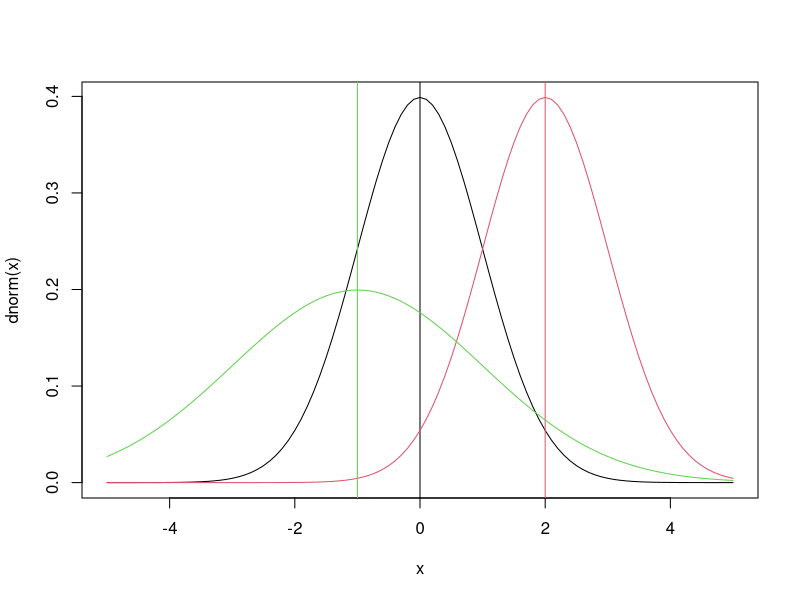
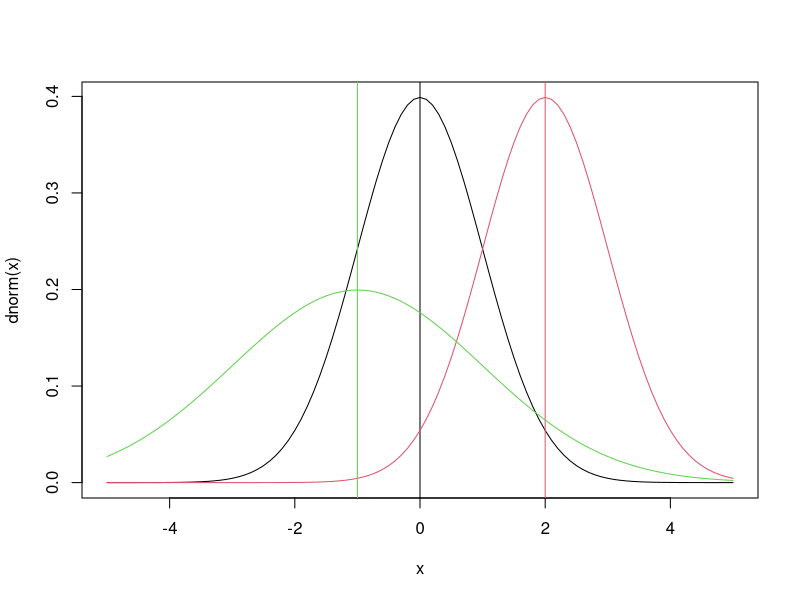
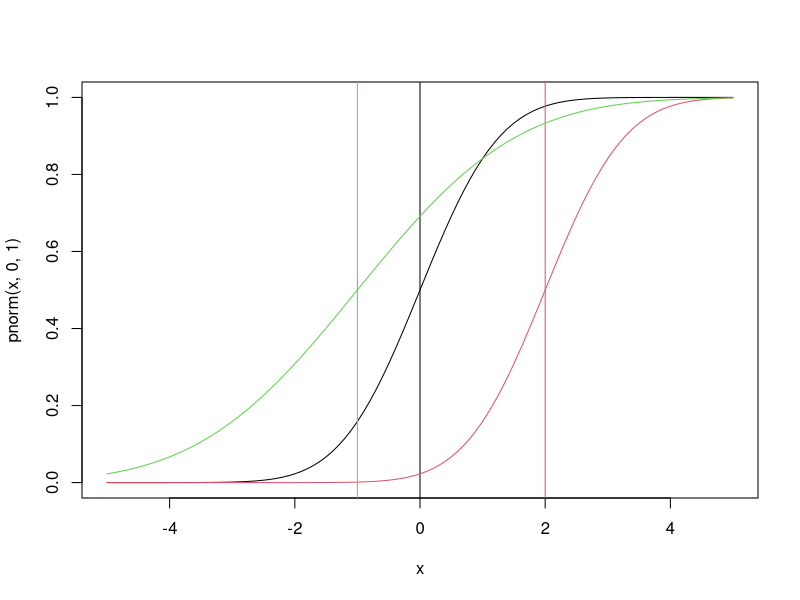
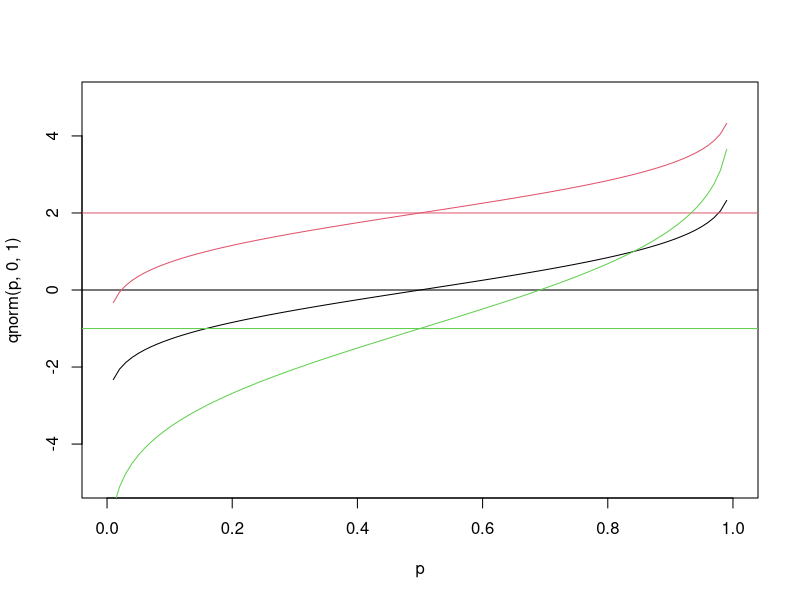
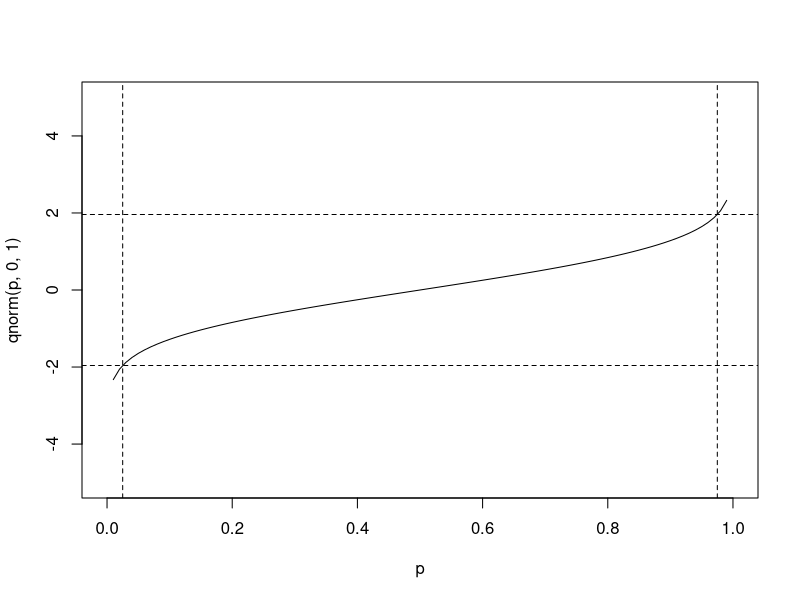
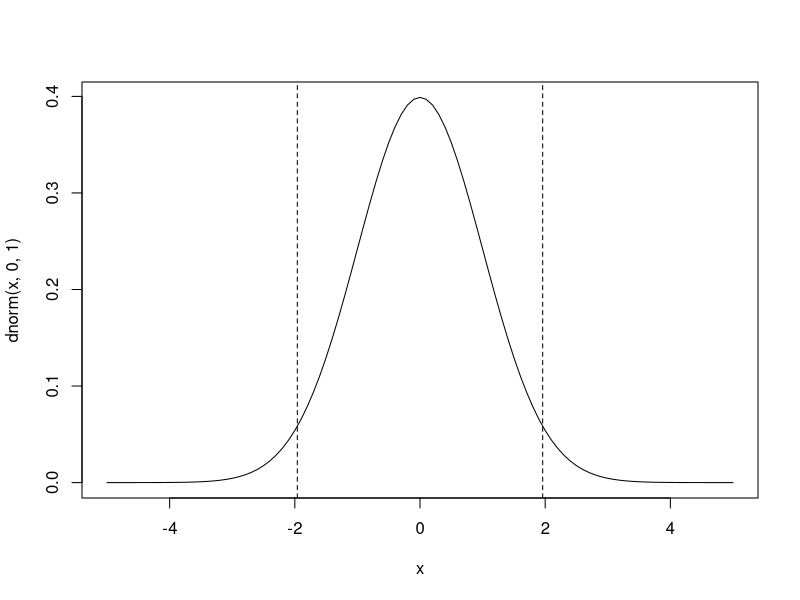
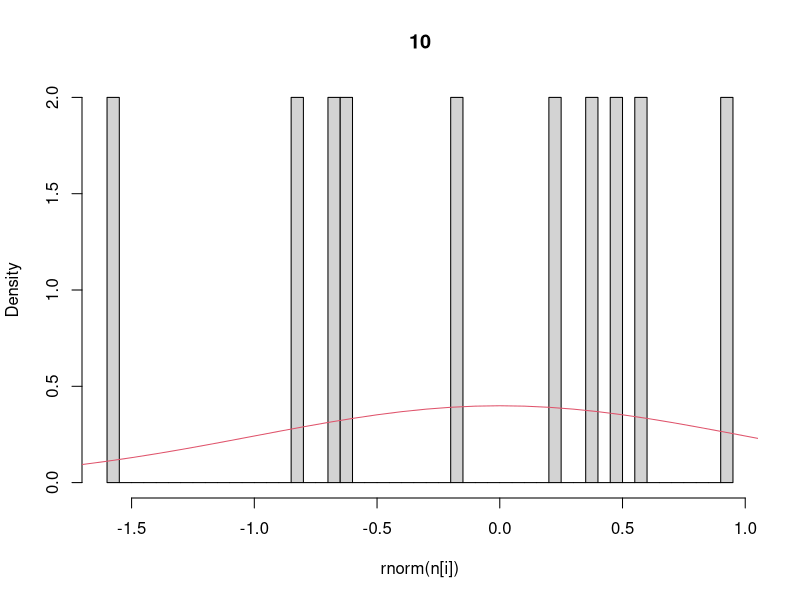
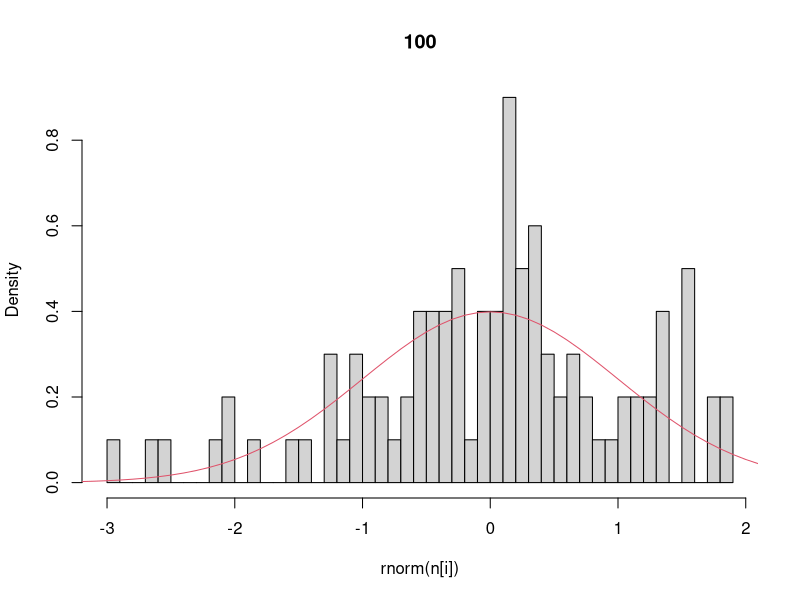

Source code (R) for these figures, in order:
## ---- chunk 1
x = seq(-5,5,by=0.1)
plot(x,dnorm(x),type='l')  		## that’s a lowercase “L” for “line”
abline(v=0)					          ## add a line to indicate the mean (“v” is for “vertical”)
lines(x,dnorm(x,2),col=2)			## try changing the mean (“col” sets the color)
abline(v=2,col=2)
lines(x,dnorm(x,-1,2),col=3)	## try changing the mean and standard dev
abline(v=-1,col=3)
## ---- chunk 2
curve(dnorm,-5,5)
abline(v=0)
curve(dnorm(x,2),-5,5,add=TRUE,col=2)
abline(v=2,col=2)
curve(dnorm(x,-1,2),-5,5,add=TRUE,col=3)	## try changing the mean and standard dev
abline(v=-1,col=3)
## ---- chunk 3
dnorm(0.5,0,1)
dnorm(0.5,2,1)
dnorm(0.5,-1,2)
## ---- chunk 4
plot(x,pnorm(x,0,1),type='l')
abline(v=0)
lines(x,pnorm(x,2,1),col=2)
abline(v=2,col=2)
lines(x,pnorm(x,-1,2),col=3)
abline(v=-1,col=3)
## ---- chunk 5
pnorm(0.5,0,1)
pnorm(0.5,2,1)
pnorm(0.5,-1,2)
## ---- chunk 6
p = seq(0,1,by=0.01)
plot(p,qnorm(p,0,1),type='l',ylim=range(x))    # ylim sets the y-axis range
# range returns the min/max as a 2-element vector
abline(h=0)						# “h” for “horizontal”
lines(p,qnorm(p,2,1),col=2)
abline(h=2,col=2)
lines(p,qnorm(p,-1,2),col=3)
abline(h=-1,col=3)
## ---- chunk 7
qnorm(c(0.025,0.975),0,1)		# what width CI is specified by these values?
plot(p,qnorm(p,0,1),type='l',ylim=range(x))
abline(v=c(0.025,0.975),lty=2)	# add vertical lines at the CI
abline(h=qnorm(c(0.025,0.975)),lty=2)	#add horizontal lines at the threshold vals
plot(x,dnorm(x,0,1),type='l')		# plot the corresponding pdf
abline(v=qnorm(c(0.025,0.975)),lty=2)
## ---- chunk 8
n = c(10,100,1000,10000)	# sequence of sample sizes
for(i in 1:4){			# loop over these sample sizes
  hist(rnorm(n[i]),main=n[i],probability=TRUE,breaks=40)  
				#here breaks defines number of bins in the histogram
  lines(x,dnorm(x),col=2)
}
## ---- chunk 9
y = rnorm(10)  	## Sample size = 10
y
mean(y)
sd(y)			## standard deviation
sd(y)/sqrt(10) 		## standard error
y = rnorm(10000) 	## Sample size = 10000
mean(y)
sd(y)			## standard deviation
sd(y)/sqrt(10000) 	## standard error
## ---- chunk 10
plot(x,dunif(x),type='l')
lines(x,dunif(x,0,4),col=2)
lines(x,dunif(x,-3,-0.5),col=3)
lines(x,dunif(x,-6,-0.5),col=4)


plot(x,punif(x),type='l')
lines(x,punif(x,0,4),col=2)
lines(x,punif(x,-3,-0.5),col=3)
lines(x,punif(x,-6,-0.5),col=4)


plot(p,qunif(p),type='l',ylim=range(x))
lines(p,qunif(p,0,4),col=2)
lines(p,qunif(p,-3,-0.5),col=3)

hist(runif(500,-3,3),breaks=30,xlim=range(x),probability=TRUE)
lines(x,dunif(x,-3,3),col=2)
## ---- chunk 11
plot(p,dunif(p),type='l')
lines(p,dunif(p,0,4),col=2)
lines(p,dunif(p,-3,-0.5),col=3)

plot(p,punif(p),type='l')
lines(p,punif(p,0,4),col=2)
lines(p,punif(p,-3,-0.5),col=3)
## ---- chunk 12
plot(p,dbeta(p,5,5),type='l')
lines(p,dbeta(p,1,1),col=2)
lines(p,dbeta(p,0.2,0.2),col=3)

## vary beta
plot(p,dbeta(p,6,6),type='l',ylim=c(0,5))
lines(p,dbeta(p,6,4),col=2)
lines(p,dbeta(p,6,2),col=3)
lines(p,dbeta(p,6,1.25),col=4)
lines(p,dbeta(p,6,1),col=5)
lines(p,dbeta(p,6,0.25),col=6)
legend("topleft",legend=c(6,4,2,1.25,1,0.5),lty=1,col=1:6)

plot(p,pbeta(p,5,5),type='l')
lines(p,pbeta(p,1,1),col=2)
lines(p,pbeta(p,0.2,0.2),col=3)

hist(rbeta(500,3,3),breaks=30,xlim=range(p),probability=TRUE)
lines(p,dbeta(p,3,3),col=2)
lines(p,dbeta(p,3,3),col=2)
## ---- chunk 13
# mean(6,6) = 6/(6 + 6) = 0.5
# mean(6,4) = 0.6
# mean(6,2) = 0.75
# mean(6,1.25) = 24/29
# mean(6,1) = 6/7
# mean(6,0.25) = 0.96

median(dbeta(p,6,6))
median(dbeta(p,6,4))
median(dbeta(p,6,2))
median(dbeta(p,6,1.25))
median(dbeta(p,6,1))
median(dbeta(p,6,0.25))

## ---- chunk 14
## changing the mean
x <- 10^seq(-2,2,by=0.01)
plot(x,dlnorm(x,0),type='l',xlim=c(0,15),main="Changing the Mean")
lines(x,dlnorm(x,1),col=2)
lines(x,dlnorm(x,2),col=3)
legend("topright",legend=0:2,lty=1,col=1:3)

## on a log scale
plot(x,dlnorm(x,0),type='l',log='x',main="Log Scale")
lines(x,dlnorm(x,1),col=2)
lines(x,dlnorm(x,2),col=3)
abline(v=exp(0),col=1)
abline(v=exp(1),col=2)
abline(v=exp(2),col=3)
legend("topright",legend=0:2,lty=1,col=1:3)

## changing the variance
plot(x,dlnorm(x,2,.125),type='l',xlim=c(0,20),ylim=c(0,0.6),main="Changing the Variance")
lines(x,dlnorm(x,2,0.25),col=2)
lines(x,dlnorm(x,2,0.5),col=3)
lines(x,dlnorm(x,2,1),col=4)
lines(x,dlnorm(x,2,2),col=5)
lines(x,dlnorm(x,2,4),col=6)
abline(v=exp(2),col=1)
legend("topright",legend=c(0.125,0.25,0.5,1,2,4),lty=1,col=1:6)

## random sample
hist(rlnorm(250,2,1),breaks=30,probability=TRUE)
lines(x,dlnorm(x,2,1),col=4)
## ---- chunk 15
# dlnorm(x,0)
# arithmetic mean
0
# geometric mean
exp(0 + 1/2)

# dlnorm(x,1)
# arithmetic mean
# geometric mean
exp(1 + 1/2)

# dlnorm(x,2)
# arithmetic mean
2
# geometric mean
exp(2 + 1/2)
## ---- chunk 16
## changing the mean
x <- seq(0,10,by=0.01)
plot(x,dexp(x,0.125),type='l',ylim=c(0,1))
lines(x,dexp(x,0.25),col=2)
lines(x,dexp(x,0.5),col=3)
lines(x,dexp(x,1),col=4)
lines(x,dexp(x,2),col=5)
lines(x,dexp(x,4),col=6)
legend("topright",legend=c(0.125,0.25,0.5,1,2,4),lty=1,col=1:6)

## random sample
hist(rexp(250,2),breaks=30,probability=TRUE)
lines(x,dexp(x,2),col=4)

## laplace vs Gaussian
plot(x,dexp(abs(x-5),1)/2,type='l')
lines(x,dnorm(x,5),col=2)

plot(x,dexp(abs(x-5),1)/2,type='l',log='y')   ## same plot as last but on a log scale
lines(x,dnorm(x,5),col=2)
## ---- chunk 17
x <- seq(0,10,by=0.01)

## change rate
plot(x,dgamma(x,3,3),type='l' ,ylim=c(0,1.6))
lines(x,dgamma(x,3,1),col=2)
lines(x,dgamma(x,3,6),col=3)
lines(x,dgamma(x,3,1/3),col=4)
legend("topright",legend=c(3,1,6,0.33),lty=1,col=1:4)

## change shape
plot(x,dgamma(x,3,3),type='l')
lines(x,dgamma(x,1,3),col=2)
lines(x,dgamma(x,6,3),col=3)
lines(x,dgamma(x,18,3),col=4)
legend("topright",legend=c(3,1,6,18),lty=1,col=1:4)

## change variance
a <- c(20,15,10,5,2.5,1.25)
r <- c(4,3,2,1,0.5,0.25)
plot(x,dgamma(x,20,4),type='l')
for(i in 1:6){
  lines(x,dgamma(x,a[i],r[i]),col=i)}
var = a/r^2
mean =  a/r
legend("topright",legend=format(var,digits=3),lty=1,col=1:6)
var
mean

## change mean
var = 4
mean = c(1,2,3,4,5)
rate = mean/var
shape = mean^2/var
plot(x,dgamma(x,shape[2],rate[2]),type='l',col=2)
for(i in 1:5){
  lines(x,dgamma(x,shape[i],rate[i]),col=i)
}
legend("topright",legend=1:5,lty=1,col=1:5)
rate
shape
## ---- chunk 18
x <- 0:11

## vary size of sample (number of draws)
size = c(1,5,10)
plot(x,dbinom(x,size[1],0.5),type='s')
for(i in 2:3){
  lines(x,dbinom(x,size[i],0.5),type='s',col=i)
}
legend("topright",legend=size,lty=1,col=1:3)

## vary probability
n = 10
p = c(0.1,0.25,0.5)
plot(x,dbinom(x,n,p[1]),type='s')
for(i in 2:3){
  lines(x,dbinom(x,n,p[i]),col=i,type='s')
}
abline(v = n*p,col=1:3,lty=2)
legend("topright",legend=p,lty=1,col=1:3)

## CDF
plot(x,pbinom(x,n,p[1]),type='s',ylim=c(0,1))
for(i in 2:3){
  lines(x,pbinom(x,n,p[i]),col=i,type='s')
}
legend("bottomright",legend=p,lty=1,col=1:3)

## Random samples
hist(rbinom(100,10,0.5)+0.0001,   ## small amount added because
     probability=TRUE,		 ## of way R calculates breaks 
     breaks=0:11,main="Random Binomial") 
lines(x,dbinom(x,10,0.5),type='s',col=2)	#Analytical solution
legend("topright",legend=c("sample","pmf"),lty=1,col=1:2)
## ---- chunk 19
x <- 0:12
plot(x,dpois(x,1),type='s')
lines(x,dpois(x,2),type='s',col=2)
lines(x,dpois(x,5),type='s',col=3)
lines(x+0.5,dnorm(x,6,sqrt(10)),col=2)
legend("topright",legend=c(1,2,5),lty=1,col=1:3)

x <- 20:80
plot(x,dpois(x,50),type='s',ylim=c(0,0.08))  	#Poisson with mean 50 (variance = 50)
lines(x+0.5,dnorm(x,50,sqrt(50)),col=2)		#Normal with mean and variance of 50
lines(x,dbinom(x,100,0.5),col=3,type='s')		#Binomial with mean 50 (variance = 25)
legend("topright",legend=c("pois","norm","binom"),col=1:3,lty=1)

plot(x,dbinom(x,100,0.5),type='s',col=3)		#Binomial with mean 50 (variance = 25)
lines(x+0.5,dnorm(x,50,sqrt(25)),col=2)		#Normal with mean 50 and variance of 25
lines(x,dpois(x,50),col=1,type='s')			#Poisson with mean 50 (variance = 50)
legend("topright",legend=c("pois","norm","binom"),col=1:3,lty=1)
## ---- chunk 20
x <- 0:20
## negative binomial
mean(dnbinom(x,1,0.5))
## vary size
plot(x,dnbinom(x,1,0.5),type="s",main="vary size")
lines(x,dnbinom(x,2,0.5),type="s",col=2)
lines(x,dnbinom(x,3,0.5),type="s",col=3)
lines(x,dnbinom(x,5,0.5),type="s",col=4)
lines(x,dnbinom(x,10,0.5),type="s",col=5)
legend("topright",legend=c(1,2,3,5,10),col=1:5,lty=1)

## vary probability
plot(x,dnbinom(x,3,0.5),type="s",main="vary probability")
lines(x,dnbinom(x,3,0.3),type="s",col=2)
lines(x,dnbinom(x,3,0.2),type="s",col=3)
lines(x,dnbinom(x,3,0.1),type="s",col=4)
legend("topright",legend=c(0.5,0.3,0.2,0.1),col=1:5,lty=1)

## vary variance , alternate parameterization
mean = 8
var = c(10,20,30)
size = mean^2/(var-mean)
plot(x,dnbinom(x,mu=mean,size=size[1]),type="s",ylim=c(0,0.14),main="vary variance")
lines(x,dnbinom(x,mu=mean,size=size[2]),type="s",col=2)
lines(x,dnbinom(x,mu=mean,size=size[3]),type="s",col=3)
lines(x,dnbinom(x,mu=mean,8),type="s",col=5)
legend('topright',legend=format(c(var,mean),digits=2),col=1:4,lty=1)
lines(x,dpois(x,mean),col=4,type="s")
## NB as generalization of pois with inflated variance
plot(x,dpois(x,8),type='s')
## geometric
plot(x,dgeom(x,0.5),type="s",main="Geometric")
lines(x,dgeom(x,0.15),type="s",col=2)
lines(x,dgeom(x,0.05),type="s",col=3)
lines(x,dnbinom(x,1,0.15),type="s",col=4,lty=2)
## geometric as special case of NB where size = 1

